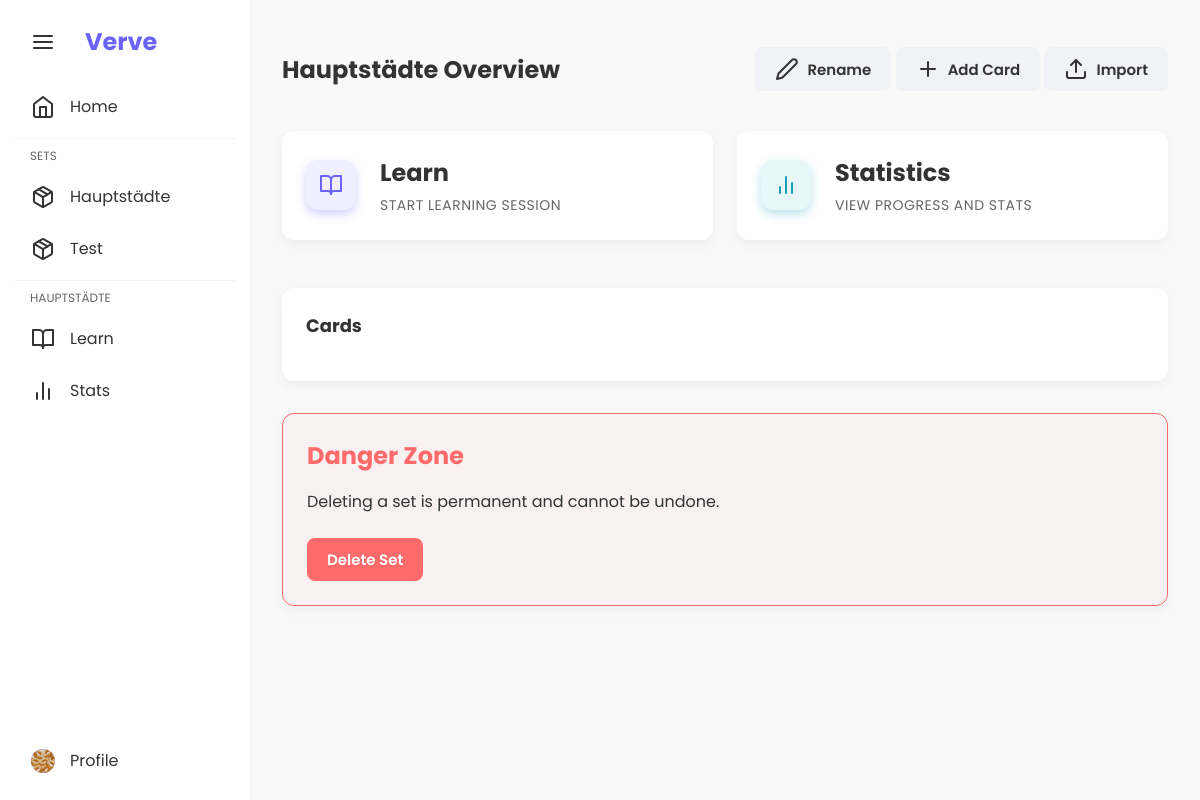
Before: /set/25/overview (signed in) with the older database file.
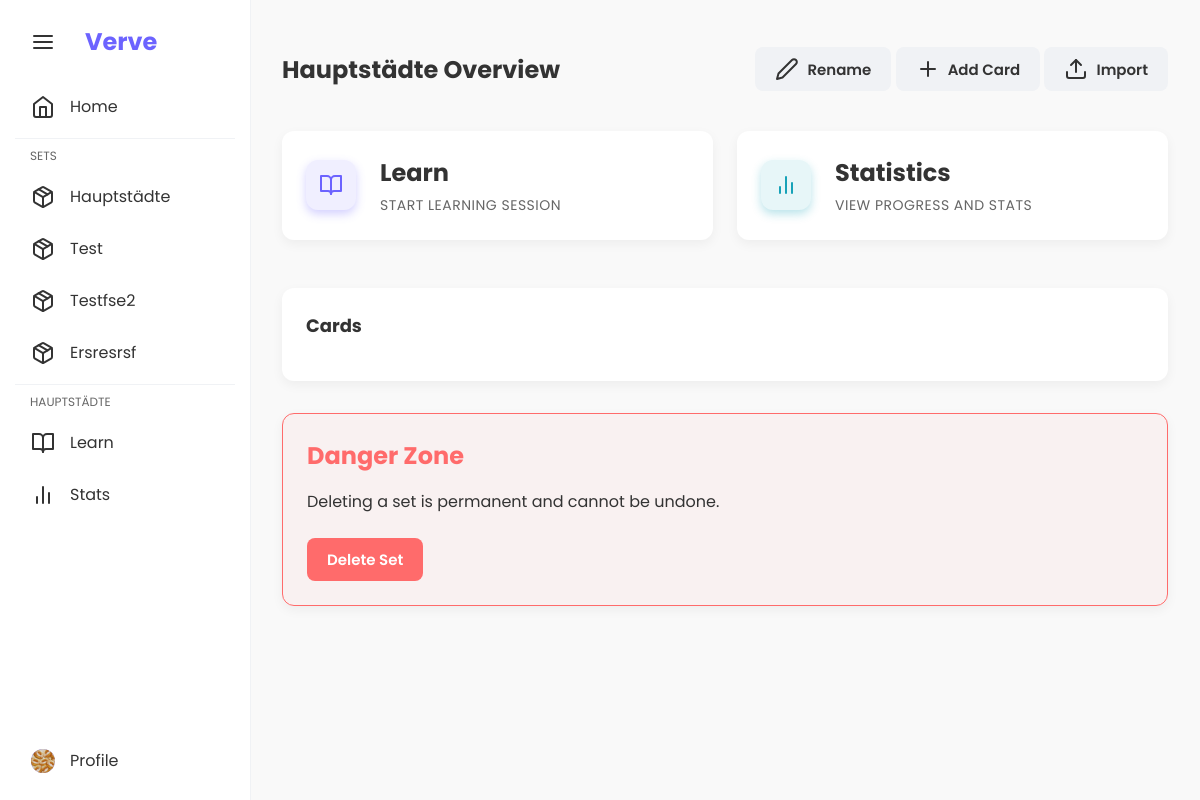
After: the same page with the newer database file.
### app/models/vocab_set.py (models this page shows, shortened)
class VocabSet(db.Model):
    __tablename__ = 'vocab_sets'
    id = db.Column(db.Integer, primary_key=True)
    name = db.Column(db.String(100), nullable=False)
    user_id = db.Column(db.Integer, db.ForeignKey('users.id'), nullable=True)  # None for shared sets
    is_shared = db.Column(db.Boolean, nullable=False, default=False)
    created_at = db.Column(db.DateTime, nullable=False, default=datetime.now)
    updated_at = db.Column(db.DateTime, nullable=False, default=datetime.now, onupdate=datetime.now)
    cards = db.relationship('Card', backref='vocab_set', lazy=True, cascade='all, delete-orphan')
    def get_due_cards(self) -> List['Card']:
        from app.models.card import Card
        return [card for card in self.cards if card.is_due()]
    def get_statistics(self) -> dict:
        level_counts = {}
        for card in self.cards:
            level = card.level
            level_counts[level] = level_counts.get(level, 0) + 1
        return {
            'total_cards': len(self.cards),
            'level_counts': level_counts,
            'due_cards': len(self.get_due_cards())
        }

### app/routes/main.py (the view)
@main_bp.route("/set/<int:set_id>/overview")
@login_required
def set_overview(set_id: int):
    try:
        vocab_set = VocabService.get_vocab_set(set_id, current_user.id)
        sets = VocabService.get_all_set_names(current_user.id)
        sidebar_collapsed = request.cookies.get('sidebar_collapsed', 'false') == 'true'
        return render_template(
            "set_overview.html",
            set_id=set_id,
            set_name=vocab_set.name,
            sets=sets,
            sidebar_collapsed=sidebar_collapsed,
            current_user=current_user,
        )
    except Exception as e:
        import sys
        import traceback
        sys.stderr.write(f"DEBUG: Error in set_overview: {str(e)}\n")
        traceback.print_exc()
        return redirect(url_for('main.index'))

### app/__init__.py (called while the page is built)
def setup_login_manager(app: Flask) -> None:
    from flask_login import LoginManager
    from app.models import User
    login_manager = LoginManager()
    login_manager.init_app(app)
    login_manager.login_view = 'auth.login'
    login_manager.login_message = 'Bitte melden Sie sich an, um auf diese Seite zuzugreifen.'
    @login_manager.user_loader
    def load_user(user_id):
        return User.query.get(int(user_id))

### app/models/card.py (called while the page is built)
    def is_due(self) -> bool:
        return self.next_review <= datetime.now()

### app/services/vocab_service.py (called while the page is built)
    @staticmethod
    def get_vocab_set(set_id: int, user_id: int) -> VocabSet:
        vocab_set = VocabSet.query.get(set_id)
        if not vocab_set:
            raise VocabSetNotFoundError(f"Set ID {set_id}")
        validate_set_ownership(user_id, vocab_set)
        return vocab_set

### app/utils/validators.py (called while the page is built)
def validate_set_ownership(user_id: int, vocab_set) -> None:
    from app.utils.exceptions import UnauthorizedAccessError
    if not vocab_set.is_shared and vocab_set.user_id != user_id:
        raise UnauthorizedAccessError("vocabulary set", vocab_set.id)

### templates/set_overview.html (shortened to what this page needs)
{% extends "layout.html" %}
{% block content %}
<div class="container">
    <div class="set-header flex-between" style="margin-bottom: var(--spacing-lg);">
        <h2>{{ set_name.replace('_', ' ') | title }} Overview</h2>
        <div class="actions">
            <button class="btn btn-secondary" onclick="openRenameModal()">
                <i data-feather="edit-2"></i> Rename
            </button>
            <button class="btn btn-secondary" onclick="openAddCardModal()">
                <i data-feather="plus"></i> Add Card
            </button>
            <button class="btn btn-secondary" onclick="openImportModal()">
                <i data-feather="upload"></i> Import
            </button>
        </div>
    </div>
    <div class="quick-actions-grid">
        <a href="{{ url_for('main.learn_set', set_id=set_id) }}" class="card action-card">
            <div class="stat-icon icon-style-primary">
                <i data-feather="book-open"></i>
            </div>
            <div class="stat-details">
                <h3>Learn</h3>
                <p>Start learning session</p>
            </div>
        </a>
        <a href="{{ url_for('main.stats', set_id=set_id) }}" class="card action-card">
            <div class="stat-icon icon-style-info">
                <i data-feather="bar-chart-2"></i>
            </div>
            <div class="stat-details">
                <h3>Statistics</h3>
                <p>View progress and stats</p>
            </div>
        </a>
    </div>
    <div class="card">
        <h3>Cards</h3>
    </div>
    <div class="card danger-zone">
        <h2>Danger Zone</h2>
        <p>Deleting a set is permanent and cannot be undone.</p>
        <button class="btn btn-danger" onclick="confirmDeleteSet()">Delete Set</button>
    </div>
</div>
{% endblock %}

### templates/layout.html (shortened to what this page needs)
<!DOCTYPE html>
<html lang="en">
<head>
    <link rel="stylesheet" href="{{ url_for('static', filename='css/style.css') }}">
</head>
<body>
    <div class="sidebar {% if sidebar_collapsed %}collapsed{% endif %}">
        <div class="sidebar-header">
            <button class="sidebar-toggle"><i data-feather="menu"></i></button>
            <span class="sidebar-brand">Verve</span>
        </div>
        <ul class="sidebar-nav">
            <li><a href="{{ url_for('main.index') }}"><i data-feather="home"></i><span>Home</span></a></li>
            <li class="sidebar-separator"></li>
            <li class="sidebar-nav-header"><span>Sets</span></li>
            {% for set in sets %}
            <li><a href="{{ url_for('main.set_overview', set_id=set.id) }}"><i data-feather="package"></i><span>{{
                        set.name.replace('_', ' ') | title }}</span></a></li>
            {% endfor %}
            <li class="sidebar-separator"></li>
            {% if set_id %}
            <li class="sidebar-nav-header"><span>{{ set_name.replace('_', ' ') | title }}</span></li>
            <li><a href="{{ url_for('main.learn_set', set_id=set_id) }}"><i
                        data-feather="book-open"></i><span>Learn</span></a></li>
            <li><a href="{{ url_for('main.stats', set_id=set_id) }}"><i
                        data-feather="bar-chart-2"></i><span>Stats</span></a></li>
            {% endif %}
        </ul>
        {% if current_user.is_authenticated %}
        <div class="sidebar-profile-bottom">
            <a href="{{ url_for('auth.profile') }}" class="profile-link-bottom">
                <div class="sidebar-avatar">
                    {% if current_user.avatar_file %}
                    <img src="{{ url_for('static', filename=current_user.avatar_file) }}" alt="Avatar"
                        style="width: 100%; height: 100%; object-fit: cover; border-radius: 50%;">
                    {% else %}
                    {{ current_user.username[0].upper() }}
                    {% endif %}
                </div>
                <span>Profile</span>
            </a>
        </div>
        {% endif %}
    </div>
    <div class="main-content {% if sidebar_collapsed %}collapsed{% endif %}">
        {% block content %}{% endblock %}
    </div>
</body>
</html>

Changed rows visible on the page:
added VocabSet: name.replace "Testfse2"
added VocabSet: name.replace "Ersresrsf"
